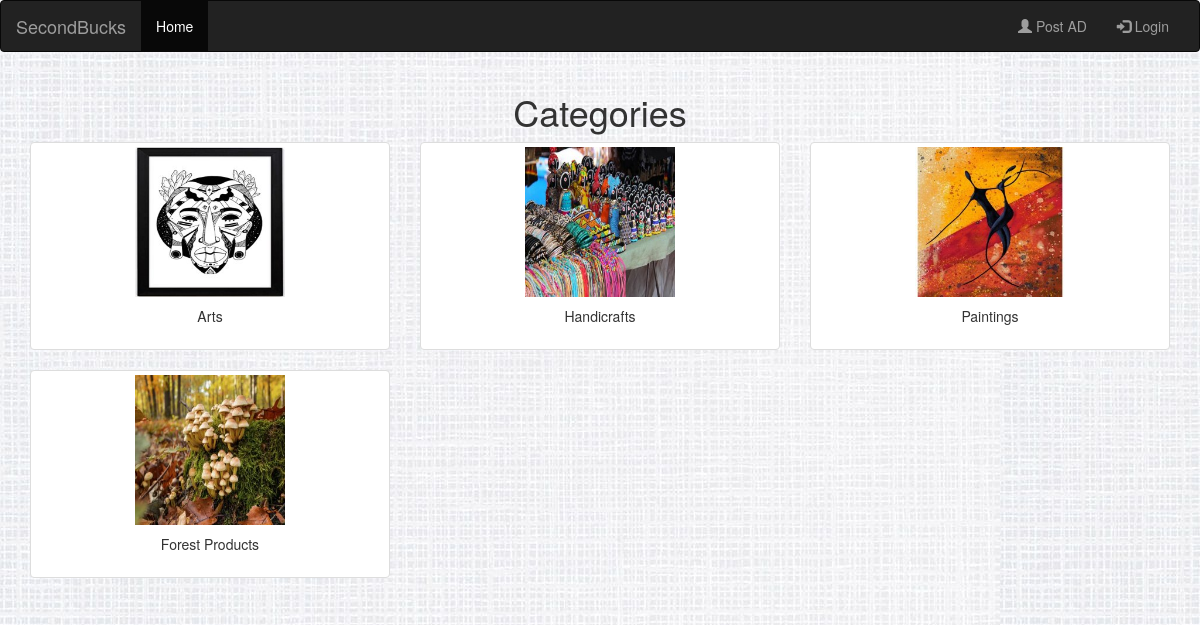
The app's page /1/categories/ with its own data.
### product/models.py (models this page shows, shortened)
class Category(models.Model):
    category_name = models.CharField(max_length=20)
    img = models.ImageField(upload_to='category_image', default='category_image/default-category.png', blank=True, null=True)

### product/views.py (the view)
# urls.py: url('^(?P<state_id>[0-9]+)/categories/$', views.category_list, name='categories'),
def category_list(request, state_id):
    categories = Category.objects.all()
    state = State.objects.get(pk=state_id)
    return render(request, 'category/categories.html', {'categories': categories, 'state': state})

### product/templates/category/categories.html (shortened to what this page needs)
{% extends 'base.html'%}
{% block body %}
<div class="container">
  <h1 class="text-center">Categories</h1>
  <div class="row">
    {% for category in categories %}
    <div class="col-md-4">
      <div class="thumbnail">
        <a href="{% url 'product:category_wise' state.id category.id %} ">
          <img src="{{ category.img.url }}" class="ime">
          <div class="caption">
            <p class="text-center">{{ category.category_name }}</p>
          </div>
        </a>
      </div>
    </div>
    {% endfor %}
  </div>
</div>
{% endblock %}

### product/static/product/categories.css (style rules this page uses)
body { background : url('images/background.jpg'); }
.ime { height:150px; width:150px; display: block; margin-left: auto; margin-right: auto; }

### product/templates/category/categories.html (style rules this page uses)
.ime { height:150px; width:150px; display: block; margin-left: auto; margin-right: auto; }

### records on screen
Category: img (picture), category_name "Arts"
Category: img (picture), category_name "Handicrafts"
Category: img (picture), category_name "Paintings"
Category: img (picture), category_name "Forest Products"
